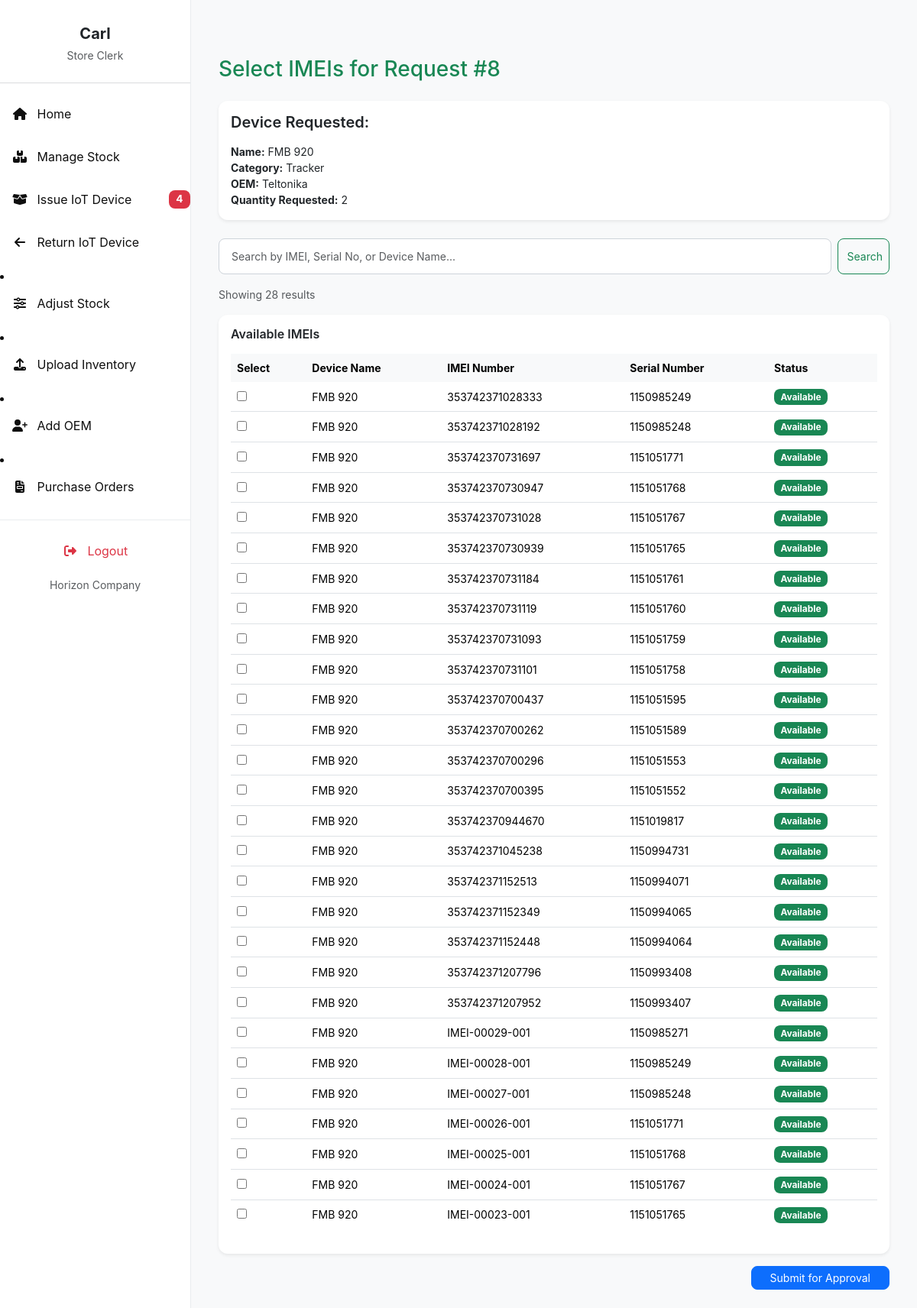
/select_imeis/8/ (signed in), run on an earlier commit of the app's database.
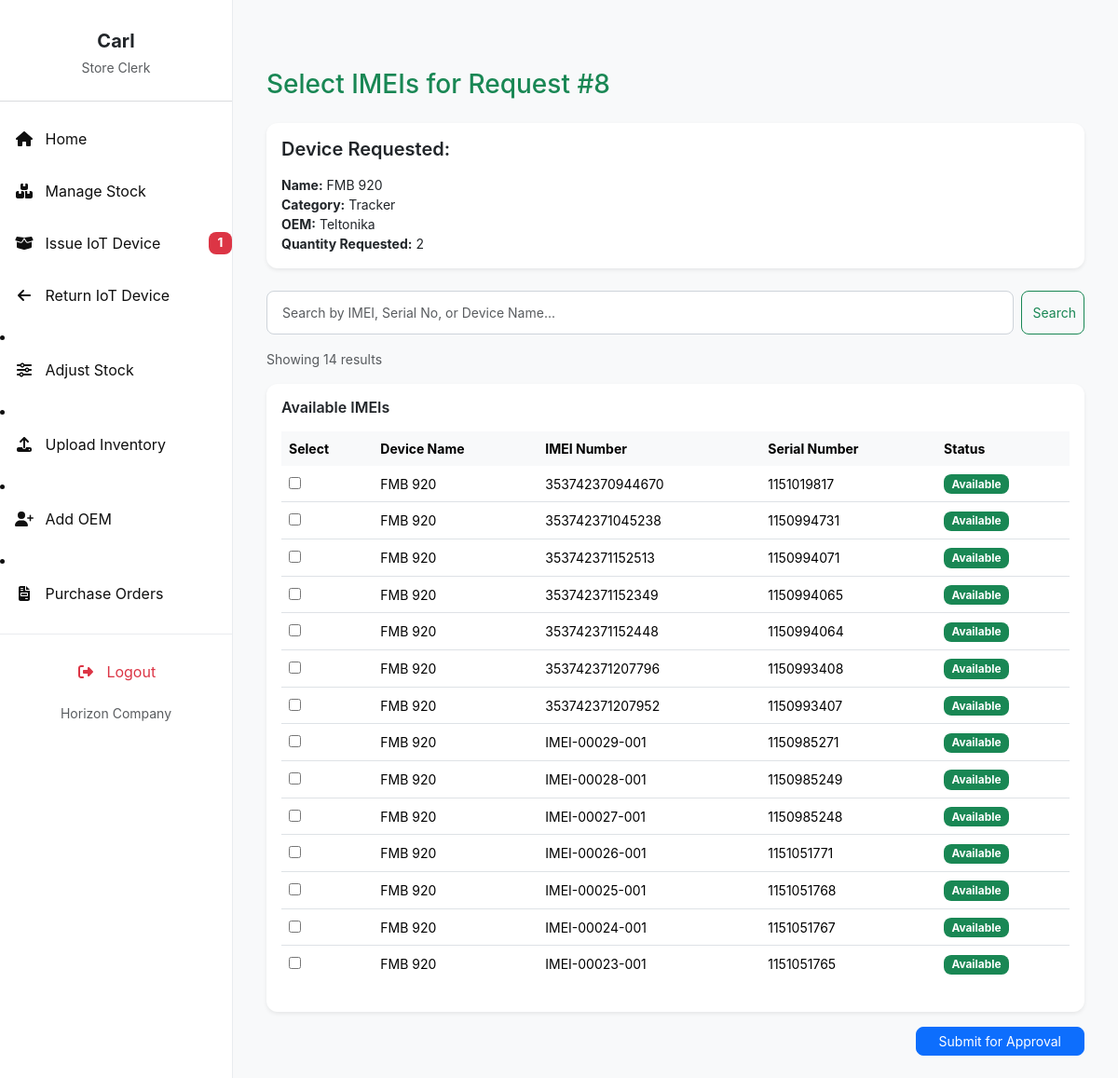
And on a later commit of the database.
### invent/models.py (models this page shows, shortened)
class DeviceIMEI(models.Model):
    device = models.ForeignKey(
        Device,
        on_delete=models.CASCADE,
        related_name='imeis'
    )
    imei_number = models.CharField(max_length=50, unique=True)
    is_available = models.BooleanField(default=True)
    added_on = models.DateTimeField(auto_now_add=True)
    class Meta:
        ordering = ['-added_on']

class Device(models.Model):
    STATUS_CHOICES = (
        ('available', 'Available'),
        ('issued', 'Issued'),
        ('returned', 'Returned'),
        ('faulty', 'Faulty'),
    )
    name = models.CharField(max_length=255)
    oem = models.ForeignKey(
        OEM,
        on_delete=models.SET_NULL,
        null=True,
        blank=False,
        related_name='devices'
    )
    product_id = models.CharField(max_length=30, blank=True)
    total_quantity = models.PositiveIntegerField(default=1)
    quantity_issued = models.PositiveIntegerField(default=0)
    imei_no = models.CharField(
        max_length=50, unique=True, null=True, blank=True)
    serial_no = models.CharField(
        max_length=50, unique=True, null=True, blank=True)
    mac_address = models.CharField(
        max_length=50, unique=True, null=True, blank=True)
    category = models.CharField(
        max_length=100, blank=True, help_text="e.g. Laptop or Router")
    manufacturer = models.CharField(max_length=100, blank=True)
    description = models.TextField(blank=True)
    selling_price = models.DecimalField(
        max_digits=10, decimal_places=2, null=True, blank=True)
    currency = models.CharField(
        max_length=10, choices=CURRENCY_CHOICES, default='USD')
    branch = models.ForeignKey(
        Branch, on_delete=models.SET_NULL, null=True, blank=True)
    country = models.ForeignKey(
        Country, on_delete=models.SET_NULL, null=True, blank=True)
    status = models.CharField(
        max_length=20, choices=STATUS_CHOICES, default='available')
    class Meta:
        permissions = [
            ("can_issue_item", "Can issue device to client"),
            ("can_return_item", "Can record device returns"),
        ]

### invent/views.py (the view, shortened to what this page needs)
# urls.py: path('select_imeis/<int:request_id>/', views.select_imeis, name='select_imeis'),
@login_required
@permission_required('invent.can_issue_item', raise_exception=True)
def select_imeis(request, request_id):
    device_request = get_object_or_404(DeviceRequest, id=request_id)
    requested_device = device_request.device
    user = request.user
    query = request.GET.get("q", "").strip()
    available_imeis = DeviceIMEI.objects.filter(
        device__name=requested_device.name,
        device__oem=requested_device.oem,
        is_available=True,
    ).select_related('device')
    available_count = available_imeis.count()
    context = {
        'device_request': device_request,
        'available_imeis': available_imeis,
        'query': query,
        'available_count': available_count,
    }
    return render(request, 'invent/select_imeis.html', context)

### invent/context_processors.py (called while the page is built)
def user_branch(request):
    branch = None
    try:
        if request.user.is_authenticated:
            profile = getattr(request.user, 'profile', None)
            branch = getattr(profile, 'branch', None)
    except Exception:
        branch = None
    return {'user_branch': branch}

### invent/models.py (called while the page is built)
    def __str__(self):
        return self.name

### invent/templates/invent/select_imeis.html (shortened to what this page needs)
{% extends 'invent/base_store_clerk.html' %}
{% load static %}
{% block content %}
<div class="container mt-4">
  <h3 class="mb-4 text-primary">Select IMEIs for Request #{{ device_request.id }}</h3>
  <div class="card p-3 shadow-sm mb-4">
    <h5 class="fw-semibold mb-3">Device Requested:</h5>
    <ul class="list-unstyled small mb-0">
      <li><strong>Name:</strong> {{ device_request.device.name }}</li>
      <li><strong>Category:</strong> {{ device_request.device.category }}</li>
      <li><strong>OEM:</strong> {{ device_request.device.oem }}</li>
      <li><strong>Quantity Requested:</strong> {{ device_request.quantity }}</li>
    </ul>
  </div>
  <form method="get" class="mb-3 d-flex" role="search">
    <input
      type="text"
      name="q"
      value="{{ query }}"
      class="form-control form-control-sm me-2"
      placeholder="Search by IMEI, Serial No, or Device Name..."
    >
    <button type="submit" class="btn btn-outline-primary btn-sm">
       Search
    </button>
  </form>
  <p class="text-muted small">
    Showing {{ available_imeis|length }} result{{ available_imeis|pluralize }}
  </p>
  <form method="POST">
    <div class="card shadow-sm">
      <div class="card-body">
        <h6 class="fw-semibold mb-3">Available IMEIs</h6>
        <div class="table-responsive">
          <table class="table table-hover align-middle small">
            <thead class="table-light">
              <tr>
                <th scope="col">Select</th>
                <th scope="col">Device Name</th>
                <th scope="col">IMEI Number</th>
                <th scope="col">Serial Number</th>
                <th scope="col">Status</th>
              </tr>
            </thead>
            <tbody>
              {% for imei in available_imeis %}
                <tr>
                  <td>
                    <input type="checkbox" name="selected_imeis" value="{{ imei.id }}">
                  </td>
                  <td>{{ imei.device.name }}</td>
                  <td>{{ imei.imei_number }}</td>
                  <td>{{ imei.device.serial_no|default:"—" }}</td>
                  <td>
                    {% if imei.is_available %}
                      <span class="badge bg-success">Available</span>
                    {% else %}
                      <span class="badge bg-secondary">Unavailable</span>
                    {% endif %}
                  </td>
                </tr>
              {% empty %}
                <tr>
                  <td colspan="5" class="text-center text-muted py-4">
                    No available IMEIs found{% if query %} for "<strong>{{ query }}</strong>"{% endif %}.
                  </td>
                </tr>
              {% endfor %}
            </tbody>
          </table>
        </div>
      </div>
    </div>
    <div class="mt-3 text-end">
      <button type="submit" class="btn btn-primary btn-sm px-4">
        Submit for Approval
      </button>
    </div>
  </form>
</div>
{% endblock content %}

### invent/templates/invent/base_store_clerk.html (shortened to what the changed rows need)
<!DOCTYPE html>
<html lang="en">
<head>
    <link href="https://cdn.jsdelivr.net/npm/bootstrap@5.3.3/dist/css/bootstrap.min.css" rel="stylesheet">
    <link href="https://cdnjs.cloudflare.com/ajax/libs/font-awesome/6.4.0/css/all.min.css" rel="stylesheet">
    <link href="https://cdn.jsdelivr.net/npm/select2@4.1.0-rc.0/dist/css/select2.min.css" rel="stylesheet" />
    <link href="https://cdn.jsdelivr.net/npm/select2-bootstrap-5-theme@1.3.0/dist/select2-bootstrap-5-theme.min.css" rel="stylesheet" />
</head>
<body>
    <nav id="sidebarMenu" class="sidebar-wrapper collapse d-md-block">
        <div class="sidebar-content">
            <ul class="nav flex-column">
                <li class="nav-item mb-2 d-flex justify-content-between align-items-center">
                    <a class="nav-link {% if request.resolver_match.url_name == 'issue_device' %}active{% endif %}" href="{% url 'issue_device' %}">
                        <i class="fas fa-fw fa-box-open me-2"></i> Issue IoT Device
                    </a>
                        {% if pending_requests_count_for_sidebar > 0 %}
                        <span class="badge bg-danger ms-2">{{ pending_requests_count_for_sidebar }}</span>
                        {% endif %}
                </li>
            </ul>
        </div>
    </nav>
    <main class="main-content">
        {% block content %}{% endblock %}
    </main>
</body>
</html>

What changed in the data, as far as the page shows it:
no longer on this page (row edited): DeviceIMEI: device.name "FMB 920", imei_number "353742371028333", device.serial_no "1150985249", is_available "Available"
no longer on this page (row edited): DeviceIMEI: device.name "FMB 920", imei_number "353742371028192", device.serial_no "1150985248", is_available "Available"
no longer on this page (row edited): DeviceIMEI: device.name "FMB 920", imei_number "353742370731697", device.serial_no "1151051771", is_available "Available"
no longer on this page (row edited): DeviceIMEI: device.name "FMB 920", imei_number "353742370730947", device.serial_no "1151051768", is_available "Available"
no longer on this page (row edited): DeviceIMEI: device.name "FMB 920", imei_number "353742370731028", device.serial_no "1151051767", is_available "Available"
no longer on this page (row edited): DeviceIMEI: device.name "FMB 920", imei_number "353742370730939", device.serial_no "1151051765", is_available "Available"
no longer on this page (row edited): DeviceIMEI: device.name "FMB 920", imei_number "353742370731184", device.serial_no "1151051761", is_available "Available"
no longer on this page (row edited): DeviceIMEI: device.name "FMB 920", imei_number "353742370731119", device.serial_no "1151051760", is_available "Available"
no longer on this page (row edited): DeviceIMEI: device.name "FMB 920", imei_number "353742370731093", device.serial_no "1151051759", is_available "Available"
no longer on this page (row edited): DeviceIMEI: device.name "FMB 920", imei_number "353742370731101", device.serial_no "1151051758", is_available "Available"
no longer on this page (row edited): DeviceIMEI: device.name "FMB 920", imei_number "353742370700437", device.serial_no "1151051595", is_available "Available"
no longer on this page (row edited): DeviceIMEI: device.name "FMB 920", imei_number "353742370700262", device.serial_no "1151051589", is_available "Available"
no longer on this page (row edited): DeviceIMEI: device.name "FMB 920", imei_number "353742370700296", device.serial_no "1151051553", is_available "Available"
no longer on this page (row edited): DeviceIMEI: device.name "FMB 920", imei_number "353742370700395", device.serial_no "1151051552", is_available "Available"
Also different on the page:
{{ pending_requests_count_for_sidebar }}: "4" → "1"
{{ available_imeis|length }}: "28" → "14"
